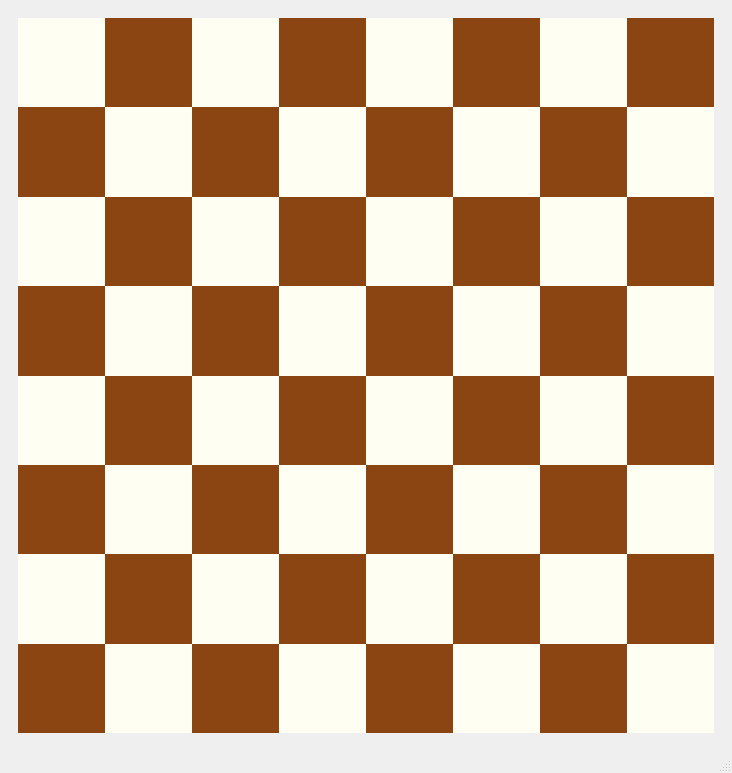
<?xml version="1.0" encoding="UTF-8"?>
<ui version="4.0">
 <class>MainWindow</class>
 <widget class="QMainWindow" name="MainWindow">
  <property name="geometry">
   <rect>
    <x>0</x>
    <y>0</y>
    <width>732</width>
    <height>773</height>
   </rect>
  </property>
  <property name="windowTitle">
   <string>MainWindow</string>
  </property>
  <widget class="QWidget" name="centralwidget">
   <layout class="QVBoxLayout" name="verticalLayout">
    <item>
     <widget class="QWidget" name="board" native="true">
      <property name="enabled">
       <bool>true</bool>
      </property>
      <layout class="QVBoxLayout" name="verticalLayout_2">
       <item>
        <layout class="QGridLayout" name="field_layout" rowstretch="0,0,0,0,0,0,0,0">
         <property name="spacing">
          <number>0</number>
         </property>
         <item row="1" column="5">
          <widget class="QWidget" name="field_14" native="true">
           <property name="styleSheet">
            <string notr="true">background-color: rgb(255, 254, 242);</string>
           </property>
          </widget>
         </item>
         <item row="6" column="4">
          <widget class="QWidget" name="field_53" native="true">
           <property name="styleSheet">
            <string notr="true">background-color: rgb(255, 254, 242);</string>
           </property>
          </widget>
         </item>
         <item row="0" column="7">
          <widget class="QWidget" name="field_8" native="true">
           <property name="styleSheet">
            <string notr="true">background-color: rgb(139, 69, 19);</string>
           </property>
          </widget>
         </item>
         <item row="1" column="2">
          <widget class="QWidget" name="field_11" native="true">
           <property name="styleSheet">
            <string notr="true">background-color: rgb(139, 69, 19);</string>
           </property>
          </widget>
         </item>
         <item row="3" column="0">
          <widget class="QWidget" name="field_25" native="true">
           <property name="styleSheet">
            <string notr="true">background-color: rgb(139, 69, 19);</string>
           </property>
          </widget>
         </item>
         <item row="6" column="5">
          <widget class="QWidget" name="field_54" native="true">
           <property name="styleSheet">
            <string notr="true">background-color: rgb(139, 69, 19);</string>
           </property>
          </widget>
         </item>
         <item row="4" column="7">
          <widget class="QWidget" name="field_40" native="true">
           <property name="styleSheet">
            <string notr="true">background-color: rgb(139, 69, 19);</string>
           </property>
          </widget>
         </item>
         <item row="1" column="3">
          <widget class="QWidget" name="field_12" native="true">
           <property name="styleSheet">
            <string notr="true">background-color: rgb(255, 254, 242);</string>
           </property>
          </widget>
         </item>
         <item row="2" column="7">
          <widget class="QWidget" name="field_24" native="true">
           <property name="styleSheet">
            <string notr="true">background-color: rgb(139, 69, 19);</string>
           </property>
          </widget>
         </item>
         <item row="5" column="6">
          <widget class="QWidget" name="field_47" native="true">
           <property name="styleSheet">
            <string notr="true">background-color: rgb(139, 69, 19);</string>
           </property>
          </widget>
         </item>
         <item row="2" column="1">
          <widget class="QWidget" name="field_18" native="true">
           <property name="styleSheet">
            <string notr="true">background-color: rgb(139, 69, 19);</string>
           </property>
          </widget>
         </item>
         <item row="3" column="2">
          <widget class="QWidget" name="field_27" native="true">
           <property name="styleSheet">
            <string notr="true">background-color: rgb(139, 69, 19);</string>
           </property>
          </widget>
         </item>
         <item row="7" column="0">
          <widget class="QWidget" name="field_57" native="true">
           <property name="styleSheet">
            <string notr="true">background-color: rgb(139, 69, 19);</string>
           </property>
          </widget>
         </item>
         <item row="5" column="1">
          <widget class="QWidget" name="field_42" native="true">
           <property name="styleSheet">
            <string notr="true">background-color: rgb(255, 254, 242);</string>
           </property>
          </widget>
         </item>
         <item row="4" column="0">
          <widget class="QWidget" name="field_33" native="true">
           <property name="styleSheet">
            <string notr="true">background-color: rgb(255, 254, 242);</string>
           </property>
          </widget>
         </item>
         <item row="0" column="3">
          <widget class="QWidget" name="field_4" native="true">
           <property name="styleSheet">
            <string notr="true">background-color: rgb(139, 69, 19);</string>
           </property>
          </widget>
         </item>
         <item row="6" column="3">
          <widget class="QWidget" name="field_52" native="true">
           <property name="styleSheet">
            <string notr="true">background-color: rgb(139, 69, 19);</string>
           </property>
          </widget>
         </item>
         <item row="2" column="0">
          <widget class="QWidget" name="field_17" native="true">
           <property name="styleSheet">
            <string notr="true">background-color: rgb(255, 254, 242);</string>
           </property>
          </widget>
         </item>
         <item row="7" column="1">
          <widget class="QWidget" name="field_58" native="true">
           <property name="styleSheet">
            <string notr="true">background-color: rgb(255, 254, 242);</string>
           </property>
          </widget>
         </item>
         <item row="0" column="2">
          <widget class="QWidget" name="field_3" native="true">
           <property name="styleSheet">
            <string notr="true">background-color: rgb(255, 254, 242);</string>
           </property>
          </widget>
         </item>
         <item row="3" column="6">
          <widget class="QWidget" name="field_31" native="true">
           <property name="styleSheet">
            <string notr="true">background-color: rgb(139, 69, 19);</string>
           </property>
          </widget>
         </item>
         <item row="3" column="4">
          <widget class="QWidget" name="field_29" native="true">
           <property name="styleSheet">
            <string notr="true">background-color: rgb(139, 69, 19);</string>
           </property>
          </widget>
         </item>
         <item row="4" column="6">
          <widget class="QWidget" name="field_39" native="true">
           <property name="styleSheet">
            <string notr="true">background-color: rgb(255, 254, 242);</string>
           </property>
          </widget>
         </item>
         <item row="4" column="3">
          <widget class="QWidget" name="field_36" native="true">
           <property name="styleSheet">
            <string notr="true">background-color: rgb(139, 69, 19);</string>
           </property>
          </widget>
         </item>
         <item row="2" column="3">
          <widget class="QWidget" name="field_20" native="true">
           <property name="styleSheet">
            <string notr="true">background-color: rgb(139, 69, 19);</string>
           </property>
          </widget>
         </item>
         <item row="3" column="7">
          <widget class="QWidget" name="field_32" native="true">
           <property name="styleSheet">
            <string notr="true">background-color: rgb(255, 254, 242);</string>
           </property>
          </widget>
         </item>
         <item row="6" column="7">
          <widget class="QWidget" name="field_56" native="true">
           <property name="styleSheet">
            <string notr="true">background-color: rgb(139, 69, 19);</string>
           </property>
          </widget>
         </item>
         <item row="1" column="6">
          <widget class="QWidget" name="field_15" native="true">
           <property name="styleSheet">
            <string notr="true">background-color: rgb(139, 69, 19);</string>
           </property>
          </widget>
         </item>
         <item row="1" column="7">
          <widget class="QWidget" name="field_16" native="true">
           <property name="styleSheet">
            <string notr="true">background-color: rgb(255, 254, 242);</string>
           </property>
          </widget>
         </item>
         <item row="6" column="0">
          <widget class="QWidget" name="field_49" native="true">
           <property name="styleSheet">
            <string notr="true">background-color: rgb(255, 254, 242);</string>
           </property>
          </widget>
         </item>
         <item row="5" column="0">
          <widget class="QWidget" name="field_41" native="true">
           <property name="styleSheet">
            <string notr="true">background-color: rgb(139, 69, 19);</string>
           </property>
          </widget>
         </item>
         <item row="1" column="1">
          <widget class="QWidget" name="field_10" native="true">
           <property name="styleSheet">
            <string notr="true">background-color: rgb(255, 254, 242);</string>
           </property>
          </widget>
         </item>
         <item row="5" column="7">
          <widget class="QWidget" name="field_48" native="true">
           <property name="styleSheet">
            <string notr="true">background-color: rgb(255, 254, 242);</string>
           </property>
          </widget>
         </item>
         <item row="7" column="7">
          <widget class="QWidget" name="field_64" native="true">
           <property name="styleSheet">
            <string notr="true">background-color: rgb(255, 254, 242);</string>
           </property>
          </widget>
         </item>
         <item row="5" column="2">
          <widget class="QWidget" name="field_43" native="true">
           <property name="styleSheet">
            <string notr="true">background-color: rgb(139, 69, 19);</string>
           </property>
          </widget>
         </item>
         <item row="5" column="3">
          <widget class="QWidget" name="field_44" native="true">
           <property name="styleSheet">
            <string notr="true">background-color: rgb(255, 254, 242);</string>
           </property>
          </widget>
         </item>
         <item row="4" column="5">
          <widget class="QWidget" name="field_38" native="true">
           <property name="styleSheet">
            <string notr="true">background-color: rgb(139, 69, 19);</string>
           </property>
          </widget>
         </item>
         <item row="7" column="4">
          <widget class="QWidget" name="field_61" native="true">
           <property name="styleSheet">
            <string notr="true">background-color: rgb(139, 69, 19);</string>
           </property>
          </widget>
         </item>
         <item row="7" column="6">
          <widget class="QWidget" name="field_63" native="true">
           <property name="styleSheet">
            <string notr="true">background-color: rgb(139, 69, 19);</string>
           </property>
          </widget>
         </item>
         <item row="4" column="2">
          <widget class="QWidget" name="field_35" native="true">
           <property name="styleSheet">
            <string notr="true">background-color: rgb(255, 254, 242);</string>
           </property>
          </widget>
         </item>
         <item row="6" column="2">
          <widget class="QWidget" name="field_51" native="true">
           <property name="styleSheet">
            <string notr="true">background-color: rgb(255, 254, 242);</string>
           </property>
          </widget>
         </item>
         <item row="0" column="1">
          <widget class="QWidget" name="field_2" native="true">
           <property name="styleSheet">
            <string notr="true">background-color: rgb(139, 69, 19);</string>
           </property>
          </widget>
         </item>
         <item row="7" column="2">
          <widget class="QWidget" name="field_59" native="true">
           <property name="styleSheet">
            <string notr="true">background-color: rgb(139, 69, 19);</string>
           </property>
          </widget>
         </item>
         <item row="0" column="4">
          <widget class="QWidget" name="field_5" native="true">
           <property name="styleSheet">
            <string notr="true">background-color: rgb(255, 254, 242);</string>
           </property>
          </widget>
         </item>
         <item row="2" column="6">
          <widget class="QWidget" name="field_23" native="true">
           <property name="styleSheet">
            <string notr="true">background-color: rgb(255, 254, 242);</string>
           </property>
          </widget>
         </item>
         <item row="4" column="1">
          <widget class="QWidget" name="field_34" native="true">
           <property name="styleSheet">
            <string notr="true">background-color: rgb(139, 69, 19);</string>
           </property>
          </widget>
         </item>
         <item row="2" column="2">
          <widget class="QWidget" name="field_19" native="true">
           <property name="styleSheet">
            <string notr="true">background-color: rgb(255, 254, 242);</string>
           </property>
          </widget>
         </item>
         <item row="3" column="5">
          <widget class="QWidget" name="field_30" native="true">
           <property name="styleSheet">
            <string notr="true">background-color: rgb(255, 254, 242);</string>
           </property>
          </widget>
         </item>
         <item row="6" column="1">
          <widget class="QWidget" name="field_50" native="true">
           <property name="styleSheet">
            <string notr="true">background-color: rgb(139, 69, 19);</string>
           </property>
          </widget>
         </item>
         <item row="1" column="4">
          <widget class="QWidget" name="field_13" native="true">
           <property name="styleSheet">
            <string notr="true">background-color: rgb(139, 69, 19);</string>
           </property>
          </widget>
         </item>
         <item row="0" column="6">
          <widget class="QWidget" name="field_7" native="true">
           <property name="styleSheet">
            <string notr="true">background-color: rgb(255, 254, 242);</string>
           </property>
          </widget>
         </item>
         <item row="5" column="5">
          <widget class="QWidget" name="field_46" native="true">
           <property name="styleSheet">
            <string notr="true">background-color: rgb(255, 254, 242);</string>
           </property>
          </widget>
         </item>
         <item row="6" column="6">
          <widget class="QWidget" name="field_55" native="true">
           <property name="styleSheet">
            <string notr="true">background-color: rgb(255, 254, 242);</string>
           </property>
          </widget>
         </item>
         <item row="4" column="4">
          <widget class="QWidget" name="field_37" native="true">
           <property name="styleSheet">
            <string notr="true">background-color: rgb(255, 254, 242);</string>
           </property>
          </widget>
         </item>
         <item row="3" column="3">
          <widget class="QWidget" name="field_28" native="true">
           <property name="styleSheet">
            <string notr="true">background-color: rgb(255, 254, 242);</string>
           </property>
          </widget>
         </item>
         <item row="7" column="3">
          <widget class="QWidget" name="field_60" native="true">
           <property name="styleSheet">
            <string notr="true">background-color: rgb(255, 254, 242);</string>
           </property>
          </widget>
         </item>
         <item row="2" column="5">
          <widget class="QWidget" name="field_22" native="true">
           <property name="styleSheet">
            <string notr="true">background-color: rgb(139, 69, 19);</string>
           </property>
          </widget>
         </item>
         <item row="0" column="0">
          <widget class="QWidget" name="field_1" native="true">
           <property name="styleSheet">
            <string notr="true">background-color: rgb(255, 254, 242);</string>
           </property>
          </widget>
         </item>
         <item row="1" column="0">
          <widget class="QWidget" name="field_9" native="true">
           <property name="styleSheet">
            <string notr="true">background-color: rgb(139, 69, 19);</string>
           </property>
          </widget>
         </item>
         <item row="7" column="5">
          <widget class="QWidget" name="field_62" native="true">
           <property name="styleSheet">
            <string notr="true">background-color: rgb(255, 254, 242);</string>
           </property>
          </widget>
         </item>
         <item row="2" column="4">
          <widget class="QWidget" name="field_21" native="true">
           <property name="styleSheet">
            <string notr="true">background-color: rgb(255, 254, 242);</string>
           </property>
          </widget>
         </item>
         <item row="3" column="1">
          <widget class="QWidget" name="field_26" native="true">
           <property name="styleSheet">
            <string notr="true">background-color: rgb(255, 254, 242);</string>
           </property>
          </widget>
         </item>
         <item row="5" column="4">
          <widget class="QWidget" name="field_45" native="true">
           <property name="styleSheet">
            <string notr="true">background-color: rgb(139, 69, 19);</string>
           </property>
          </widget>
         </item>
         <item row="0" column="5">
          <widget class="QWidget" name="field_6" native="true">
           <property name="styleSheet">
            <string notr="true">background-color: rgb(139, 69, 19);</string>
           </property>
          </widget>
         </item>
        </layout>
       </item>
      </layout>
     </widget>
    </item>
   </layout>
  </widget>
  <widget class="QMenuBar" name="menubar">
   <property name="geometry">
    <rect>
     <x>0</x>
     <y>0</y>
     <width>732</width>
     <height>20</height>
    </rect>
   </property>
  </widget>
  <widget class="QStatusBar" name="statusbar"/>
 </widget>
 <resources>
  <include location="images_.qrc"/>
 </resources>
 <connections/>
</ui>
